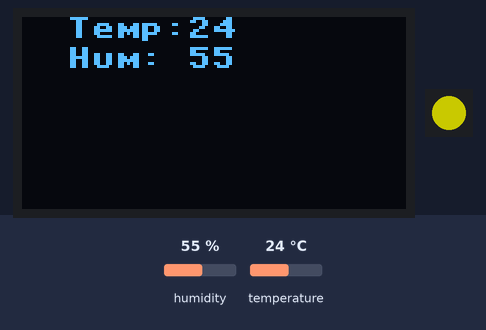
Simulated run of this program. Board: Raspberry Pi Pico running MicroPython. On the bench: 128×64 one-colour display, 1 RGB LEDs in strip order, left to right. Inputs (shaded band) come from the test bench; at power-on: temperature 24 °C, humidity 55 %. Dim RGB values are drawn brighter than linear; WiFi joins after 1.5 s; requests to the public web service named in the program get a made-up reply in its usual format after 0.4 s (London, UTC, broken clouds, 64 % humidity, 1013 hPa unless stated); the clock reads 2024-03-15 10:24:30 at power-on unless the program sets it; what the program prints to the serial console is not drawn.

Above: at 4.2 s.
4.3 s: temperature set to 26 °C
At 7.2 s:
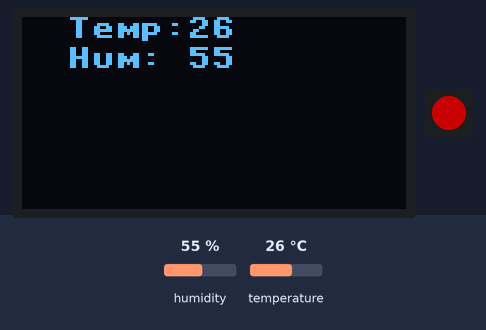
7.8 s: humidity set to 22 %
At 9.0 s:
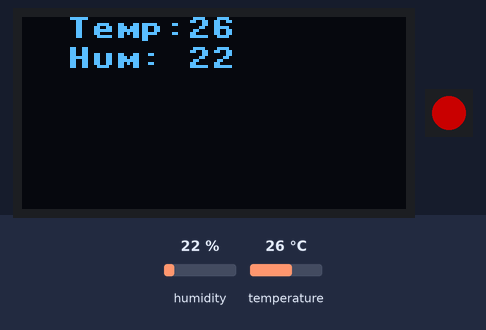
9.3 s: humidity set to 40 %
At 11.4 s:
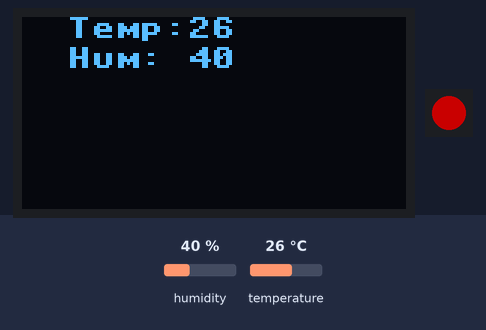
11.7 s: temperature set to 12 °C
At 13.7 s:
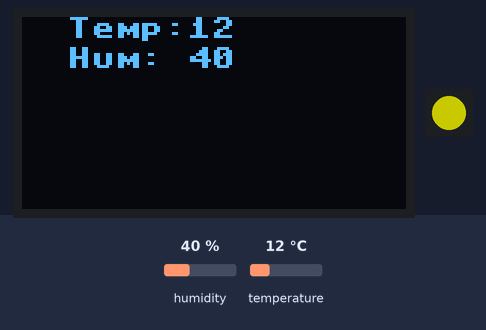
Timing chart, 0 to 15.2 s (numbered marks = the images above; inputs shaded):
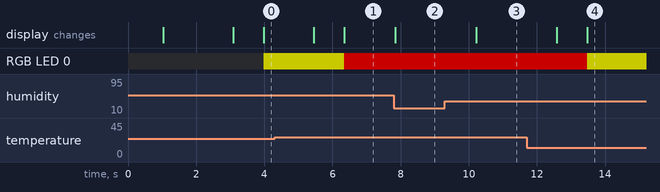

Measured:
- the behaviour switches between 24 and 25 °C on temperature (found by bisection; images 0 and 1)
- after the input at 4.3 s, RGB LED 0: RGB(102, 102, 0) → RGB(102, 0, 0) after 2.1 s; the display: first changes after 1.2 s (image 1 shows a later state)
- after the input at 7.8 s, the display: changes at once (image 2)
- after the input at 9.3 s, the display: changes after 0.92 s (image 3)
- after the input at 11.7 s, RGB LED 0: RGB(102, 0, 0) → RGB(102, 102, 0) after 1.8 s; the display: first changes after 0.88 s (image 4 shows a later state)

The program:

air_station.py
```python
# Control an LED and read a Button using a web browser
import time
import network
import socket
from machine import Pin,PWM,ADC
from picobricks import SSD1306_I2C,WS2812, DHT11,NEC_16, IR_RX
from utime import sleep
import utime
import urequests

THINGSPEAK_WRITE_API_KEY = '7VIQUHPB1EY438R2'
HTTP_HEADERS = {'Content-Type': 'application/json'}

buzzer = PWM(Pin(20))

WIDTH = 128
HEIGHT = 64
sda=machine.Pin(4)
scl=machine.Pin(5)
i2c=machine.I2C(0,sda=sda, scl=scl, freq=1000000)
oled = SSD1306_I2C(WIDTH, HEIGHT, i2c)

ws = WS2812(6, brightness=0.4)
ws.pixels_fill((0 ,0 ,0 ))
ws.pixels_show()

pico_temp=DHT11(Pin(11, Pin.IN, Pin.PULL_UP))
current_time=utime.time()
utime.sleep(1)

ssid = "robotistan metro34"
password = "bmc34RbT124"

wlan = network.WLAN(network.STA_IF)
wlan.active(True)
wlan.connect(ssid, password)

oled.text("Power On",30,0)
oled.text("Waiting for ",20, 30)
oled.text("Connection",23, 40)
oled.show()
time.sleep(2)
oled.fill(0)


# Wait for connect or fail
max_wait = 10
while max_wait > 0:
    if wlan.status() < 0 or wlan.status() >= 3:
        break
    max_wait -= 1
    print('waiting for connection...')
    time.sleep(1)

# Handle connection error
if wlan.status() != 3:
    raise RuntimeError('network connection failed')
else:
    print('Connected')
    status = wlan.ifconfig()
    print( 'ip = ' + status[0] )


# Open socket
addr = socket.getaddrinfo('0.0.0.0', 80)[0][-1]
s = socket.socket()
s.bind(addr)
s.listen(1)
print('listening on', addr)
oled.text("IP",50, 0)
oled.text(str(status[0]),20, 10)
oled.text("Connected",25, 20)
oled.show()
# Listen for connections, serve client
#Servo

if(utime.time() - current_time > 2):
    current_time = utime.time()
    try:
        pico_temp.measure()
    except:
        print("measurement failed, will try again soon")

temperature=pico_temp.temperature
humidity=pico_temp.humidity

while True:
    oled.fill(0)

    if(utime.time() - current_time > 2):
        current_time = utime.time()
        try:
            pico_temp.measure()
        except:
            print("measurement failed, will try again soon")

    oled.fill(0)#clear OLED
    oled.show()


    temperature=pico_temp.temperature
    humidity=pico_temp.humidity

    oled.text("Temp: ",15,0)#print "Temperature: " on the OLED at x=15 y=10
    oled.text(str(int(temperature)),55,0)
    oled.text("Hum: ", 15,10)
    oled.text(str(int(humidity)),55,10)
    oled.show()#show on OLED
    utime.sleep(0.5)#wait for a half second

    dht_readings = {'field1':temperature, 'field2':humidity}
    request = urequests.post( 'http://api.thingspeak.com/update?api_key=' + THINGSPEAK_WRITE_API_KEY, json = dht_readings, headers = HTTP_HEADERS )
    request.close()
    print(dht_readings)

    if(temperature >= 25):
        ws.pixels_fill((255, 0, 0))
        ws.pixels_show()
    elif(temperature > 10 and temperature < 25):
        ws.pixels_fill((255, 255, 0))
        ws.pixels_show()
    elif(temperature <= 10):
        ws.pixels_fill((0, 0, 255))
        ws.pixels_show()

    if (temperature < 4 ):
        oled.text("There is a danger of icing")
        for i in range((3)):
            buzzer.duty_u16(2000)
            buzzer.freq(831)
            time.sleep(0.25)

    buzzer.duty_u16(0)
    time.sleep(0.25)
```
